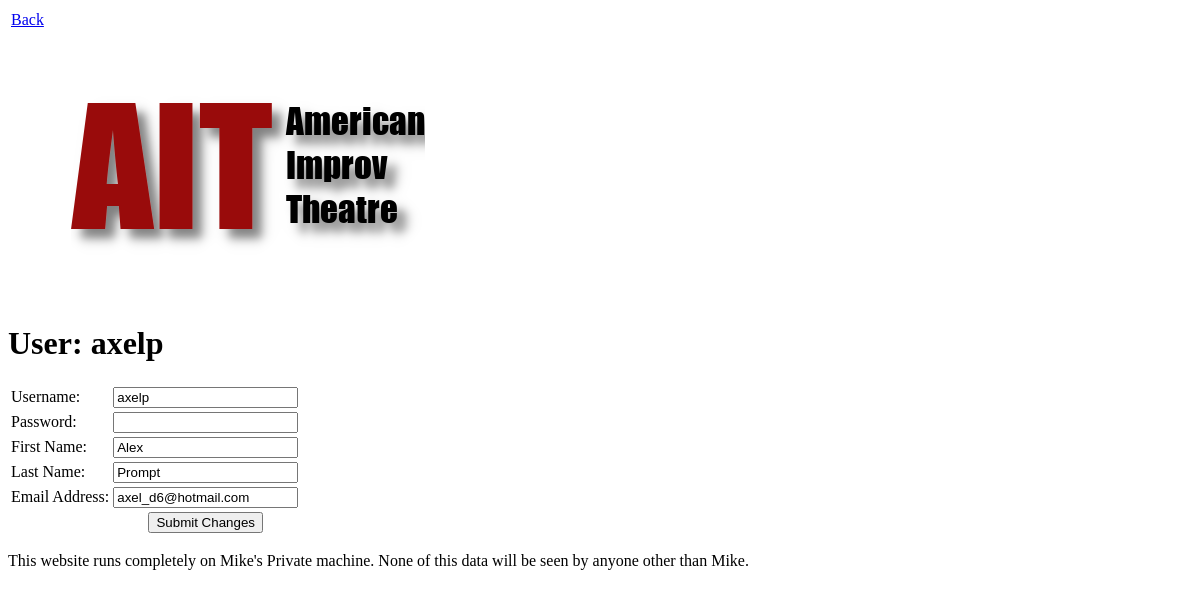
Page /profile.php (signed in) on the earlier database version.
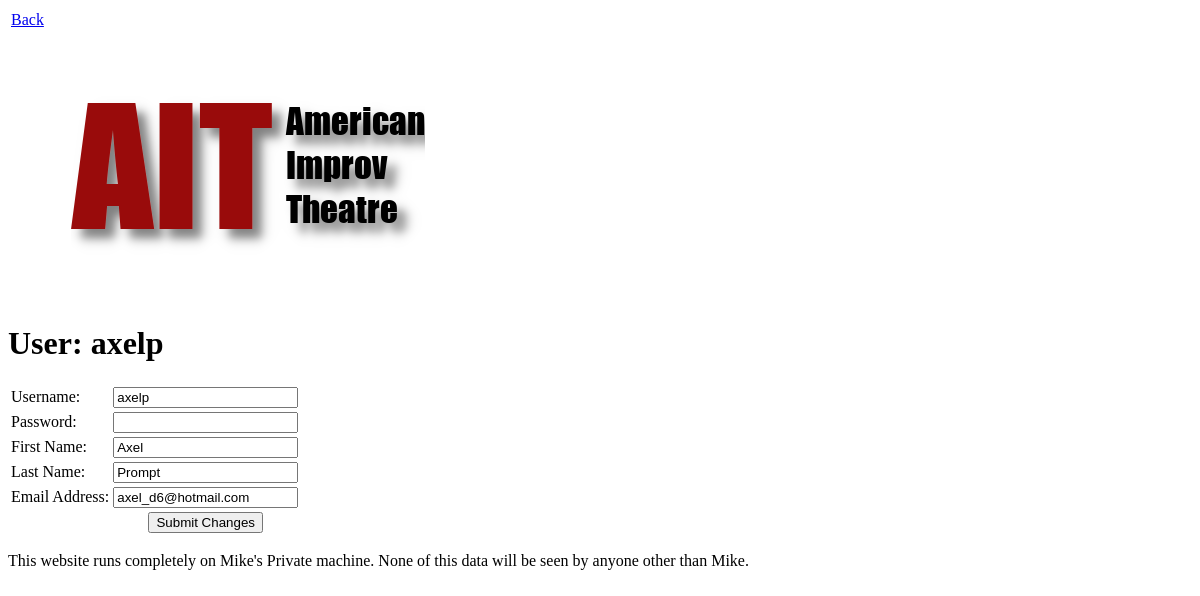
Same page on the later database version.
### tables this page shows
CREATE TABLE `Performers` (
  `ID` int(11) NOT NULL AUTO_INCREMENT,
  `NameFirst` varchar(30) DEFAULT NULL,
  `NameLast` varchar(30) DEFAULT NULL,
  `Email` varchar(50) DEFAULT NULL,
  `UserName` varchar(10) DEFAULT NULL,
  `Password` varchar(255) DEFAULT NULL,
  `RegisterDate` timestamp NOT NULL DEFAULT current_timestamp() ON UPDATE current_timestamp(),
  `Admin` tinyint(1) DEFAULT 0,
  PRIMARY KEY (`ID`)
);

### html/profile.php (the view, shortened to what this page needs)
<html>
<table width='50%'>
  <tr>
    <td><a href='user_home.php'>Back</a></td>
  </tr>
</table>
<img src="images/AIT_logo_no_bg.png" alt="AIT: American Improv Theatre">
<?php
echo "<h1>User: " . $_SESSION['user_id'] . "</h1>\n";
$hostname = "db";
$username = "your_mysql_username";
$password = "your_mysql_password";
$db = "schedulecast";
$conn=mysqli_connect($hostname,$username,$password,$db);
$sql = "SELECT * FROM Performers WHERE ID = " . $_SESSION['user_num'] . " LIMIT 1";
$query = mysqli_query($conn, $sql)
   or die (mysqli_error($conn));
$row = mysqli_fetch_array($query);
echo "<form name='register' action='profile_rest.php' method='post'>\n";
echo "<table>\n";
echo "  <tr>\n";
echo "    <td>Username:</td>";
echo "    <td><input type='text' name='UserName' value='" . $row['UserName'] . "'></td>\n";
echo "  </tr>\n";
echo "  <tr>\n";
echo "    <td>Password:</td><td><input type='password' name='Password'><br>\n";
echo "  </tr>\n";
echo "  <tr>\n";
echo "    <td>First Name:</td><td><input type='text' value='" . $row['NameFirst'] . "' name='FirstName'></td>\n";
echo "  </tr>\n";
echo "  <tr>\n";
echo "    <td>Last Name:</td><td><input type='text' value='" . $row['NameLast'] . "' name='LastName'><br></td>\n";
echo "  </tr>\n";
echo "  <tr>\n";
echo "    <td>Email Address:</td><td><input type='text' value='" . $row['Email'] . "' name='Email'></td>\n";
echo "  </tr>\n";
echo "  <tr>\n";
echo "    <td></td>\n";
echo "    <td align=center><input type='submit' value='Submit Changes'></td>\n";
echo "  </tr>\n";
echo "</table>\n";
echo "</form>\n";
?>
	<p>This website runs completely on Mike's Private machine.  None of this
	data will be seen by anyone other than Mike.</p>
</html>

Differences in the rows shown:
changed performers "axelp": FirstName "Alex" → "Axel"
